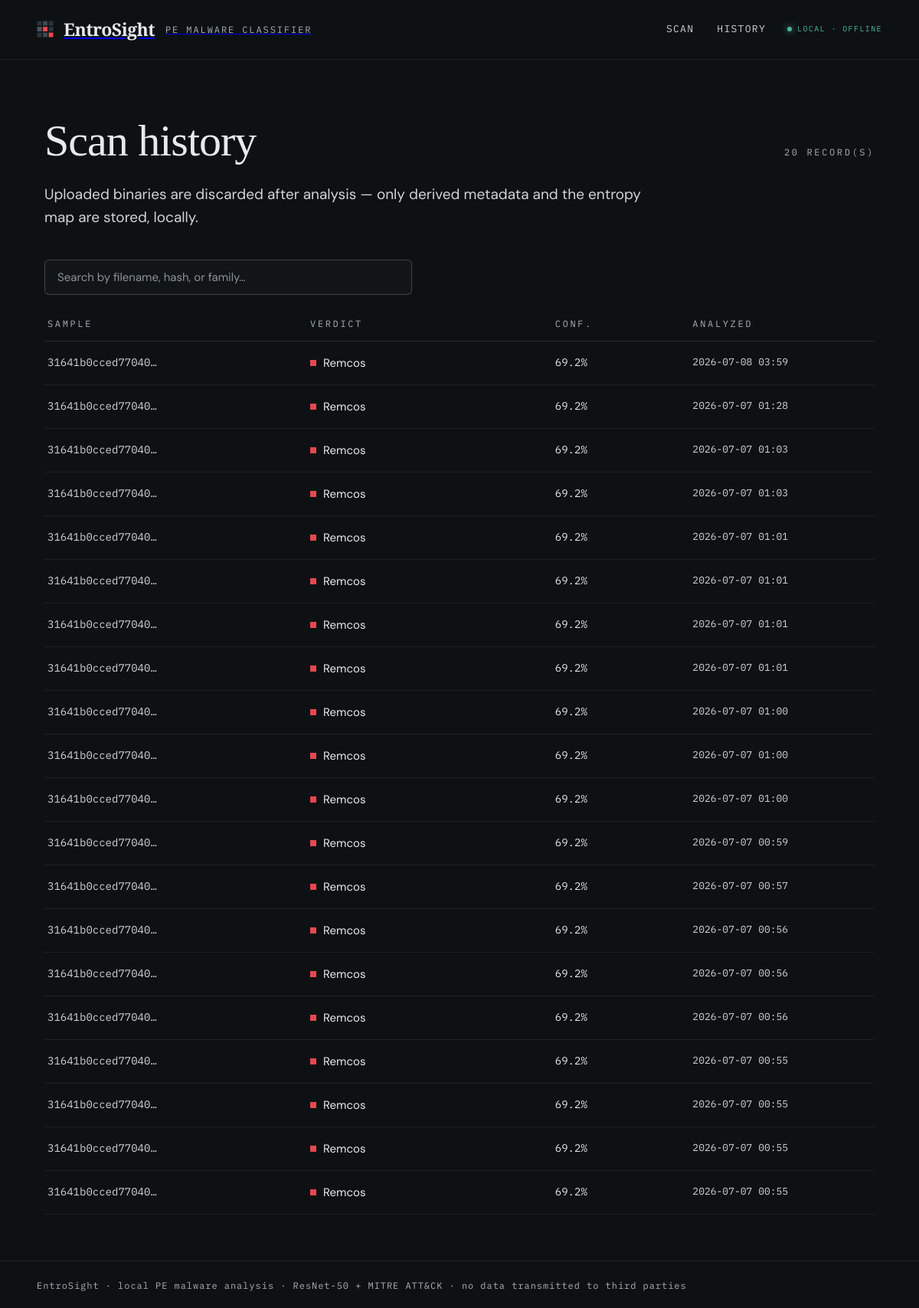
Page /history on the earlier database version.
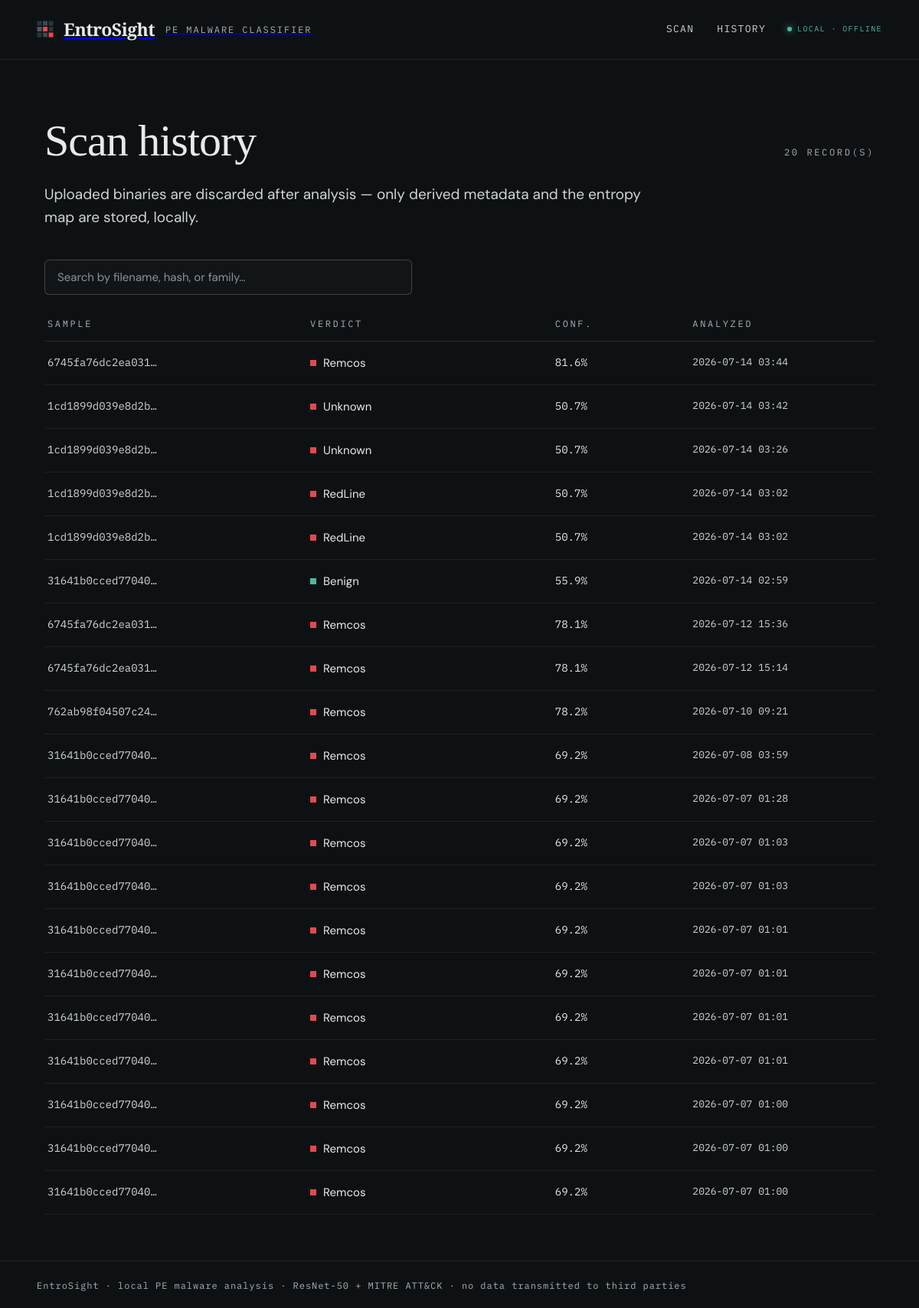
Same page on the later database version.
### tables this page shows
CREATE TABLE scan_results (
    id INTEGER PRIMARY KEY AUTOINCREMENT,
    sha256 TEXT NOT NULL,
    filename TEXT NOT NULL,
    predicted_label TEXT NOT NULL,
    confidence REAL NOT NULL,
    explanation TEXT NOT NULL,
    heatmap_path TEXT NOT NULL,
    timestamp DATETIME DEFAULT CURRENT_TIMESTAMP,
    total_time_ms REAL NOT NULL
);

### app/main.py (the view)
@app.get("/history", response_class=HTMLResponse)
async def history_page(request: Request):
    db: ScanHistoryDB = request.app.state.components.db
    recent_scans = await db.list_recent(limit=20)
    return templates.TemplateResponse(
        request, "history.html", {"isHistory": True, "scans": recent_scans}
    )

### app/templates/history.html (shortened to what this page needs)
{% extends "base.html" %}
{% block content %}
<section aria-labelledby="history-heading">
  <div class="history-head">
    <h1 id="history-heading" class="history-title">Scan history</h1>
    <span class="eyebrow">{{ scans | length }} record(s)</span>
  </div>
  <p class="lead">
    Uploaded binaries are discarded after analysis — only derived metadata and
    the entropy map are stored, locally.
  </p>
  <div class="history-search">
    <input
      type="search"
      id="history-search-input"
      name="q"
      class="history-search__input"
      placeholder="Search by filename, hash, or family…"
      aria-label="Search scan history by filename, SHA-256 hash, or predicted label"
      hx-get="/api/history/search"
      hx-trigger="input changed delay:300ms, search"
      hx-target="#history-results"
      hx-swap="innerHTML"
    />
  </div>
  <div id="history-results">
    {% include "partials/history_rows.html" %}
  </div>
</section>
{% endblock %}

### app/templates/partials/history_rows.html
{% if scans %}
<div role="table" aria-label="Recent scans">
  <div class="history-table__head" role="row">
    <span class="eyebrow" role="columnheader">Sample</span>
    <span class="eyebrow" role="columnheader">Verdict</span>
    <span class="eyebrow" role="columnheader">Conf.</span>
    <span class="eyebrow" role="columnheader">Analyzed</span>
  </div>
  {% for scan in scans %}
  {% set is_benign = (scan.predicted_label | lower) == "benign" %}
  <a
    class="history-row"
    href="/scan/{{ scan.scan_id if scan.scan_id is defined else scan.id }}"
    role="row"
    aria-label="Scan of {{ scan.filename }} — {{ scan.predicted_label }}, {{ (scan.confidence * 100) | round(1) }}% confidence"
  >
    <span class="history-hash" role="cell">{{ (scan.sha256 or "")[:16] }}…</span>
    <span class="history-verdict" role="cell">
      <span
        class="history-verdict__dot"
        style="background: {% if is_benign %}var(--success){% else %}var(--accent){% endif %}"
        aria-hidden="true"
      ></span>
      <span class="history-verdict__label">{{ scan.predicted_label }}</span>
    </span>
    <span class="history-conf" role="cell">{{ (scan.confidence * 100) | round(1) }}%</span>
    <span class="history-time" role="cell">
      {{ scan.timestamp.strftime("%Y-%m-%d %H:%M") if scan.timestamp else "—" }}
    </span>
  </a>
  {% endfor %}
</div>
{% else %}
<div class="history-empty">
  <p class="history-empty__msg">No scans found.</p>
  <a href="/" class="btn btn--primary" aria-label="Analyze a file">Analyze a file</a>
</div>
{% endif %}

Differences in the rows shown:
no longer on this page (row unchanged): scan_results: sha256 "31641b0cced77040", predicted_label "Remcos", (scan.confidence*100)|round(1) "69.2", timestamp "2026-07-07 00:59"
no longer on this page (row unchanged): scan_results: sha256 "31641b0cced77040", predicted_label "Remcos", (scan.confidence*100)|round(1) "69.2", timestamp "2026-07-07 00:57"
no longer on this page (row unchanged): scan_results: sha256 "31641b0cced77040", predicted_label "Remcos", (scan.confidence*100)|round(1) "69.2", timestamp "2026-07-07 00:56"
no longer on this page (row unchanged): scan_results: sha256 "31641b0cced77040", predicted_label "Remcos", (scan.confidence*100)|round(1) "69.2", timestamp "2026-07-07 00:56"
no longer on this page (row unchanged): scan_results: sha256 "31641b0cced77040", predicted_label "Remcos", (scan.confidence*100)|round(1) "69.2", timestamp "2026-07-07 00:56"
no longer on this page (row unchanged): scan_results: sha256 "31641b0cced77040", predicted_label "Remcos", (scan.confidence*100)|round(1) "69.2", timestamp "2026-07-07 00:55"
no longer on this page (row unchanged): scan_results: sha256 "31641b0cced77040", predicted_label "Remcos", (scan.confidence*100)|round(1) "69.2", timestamp "2026-07-07 00:55"
no longer on this page (row unchanged): scan_results: sha256 "31641b0cced77040", predicted_label "Remcos", (scan.confidence*100)|round(1) "69.2", timestamp "2026-07-07 00:55"
no longer on this page (row unchanged): scan_results: sha256 "31641b0cced77040", predicted_label "Remcos", (scan.confidence*100)|round(1) "69.2", timestamp "2026-07-07 00:55"
added scan_results: sha256 "6745fa76dc2ea031", predicted_label "Remcos", (scan.confidence*100)|round(1) "81.6", timestamp "2026-07-14 03:44"
added scan_results: sha256 "1cd1899d039e8d2b", predicted_label "Unknown", (scan.confidence*100)|round(1) "50.7", timestamp "2026-07-14 03:42"
added scan_results: sha256 "1cd1899d039e8d2b", predicted_label "Unknown", (scan.confidence*100)|round(1) "50.7", timestamp "2026-07-14 03:26"
added scan_results: sha256 "1cd1899d039e8d2b", predicted_label "RedLine", (scan.confidence*100)|round(1) "50.7", timestamp "2026-07-14 03:02"
added scan_results: sha256 "1cd1899d039e8d2b", predicted_label "RedLine", (scan.confidence*100)|round(1) "50.7", timestamp "2026-07-14 03:02"
added scan_results: sha256 "31641b0cced77040", predicted_label "Benign", (scan.confidence*100)|round(1) "55.9", timestamp "2026-07-14 02:59"
added scan_results: sha256 "6745fa76dc2ea031", predicted_label "Remcos", (scan.confidence*100)|round(1) "78.1", timestamp "2026-07-12 15:36"
added scan_results: sha256 "6745fa76dc2ea031", predicted_label "Remcos", (scan.confidence*100)|round(1) "78.1", timestamp "2026-07-12 15:14"
added scan_results: sha256 "762ab98f04507c24", predicted_label "Remcos", (scan.confidence*100)|round(1) "78.2", timestamp "2026-07-10 09:21"
